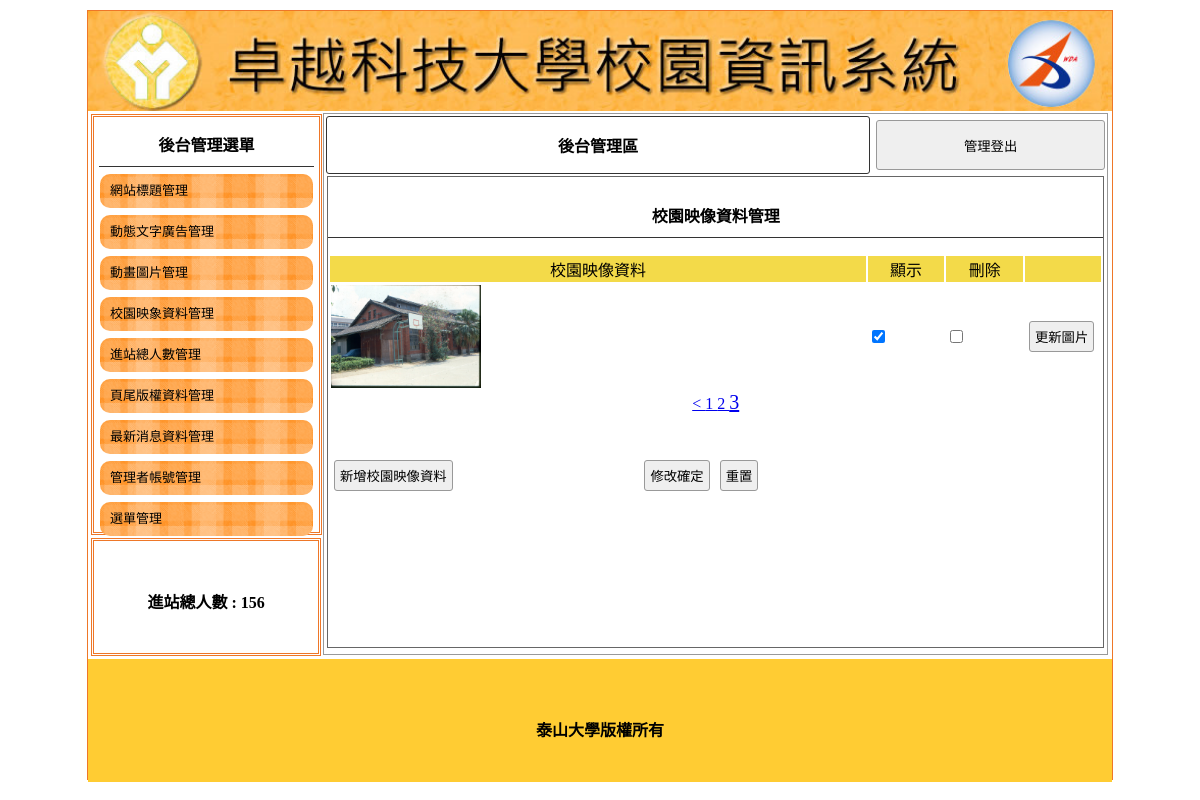
The page /admin.php?do=image&p=3 on the database its author committed.
### tables this page shows
CREATE TABLE `title` (
  `id` int(10) UNSIGNED NOT NULL,
  `img` text NOT NULL,
  `text` text NOT NULL,
  `sh` int(1) NOT NULL
);

CREATE TABLE `total` (
  `id` int(10) UNSIGNED NOT NULL,
  `total` int(11) NOT NULL
);

CREATE TABLE `image` (
  `id` int(10) UNSIGNED NOT NULL,
  `img` text NOT NULL,
  `sh` int(1) NOT NULL
);

CREATE TABLE `bottom` (
  `id` int(10) UNSIGNED NOT NULL,
  `bottom` text NOT NULL
);

### api/db.php (called while the page is built, shortened)
<?php
class DB{
    protected $dsn="mysql:host=localhost;charset=utf8;dbname=db21";
    protected $pdo;
    protected $table;
    function __construct($table){
        $this->table=$table;
        $this->pdo=new PDO($this->dsn,'root','');
    }
    function all(...$arg){
        $sql="SELECT * FROM $this->table ";
        if(isset($arg[0])){
            if(is_array($arg[0])){
                $tmp=$this->a2s($arg[0]);
                $sql .= " WHERE ".join(" AND ",$tmp);
            }else{
                $sql .= $arg[0];
            }
        }
        return $this->pdo->query($sql)->fetchAll(PDO::FETCH_ASSOC);
    }
    function count(...$arg){
        $sql="SELECT count(*) FROM $this->table ";
        return $this->pdo->query($sql)->fetchColumn();
    }
    function find($arg){
        $sql="SELECT * FROM $this->table ";
        if(is_array($arg)){
            $tmp=$this->a2s($arg);
            $sql .= " WHERE ".join(" AND ",$tmp);
        }else{
            $sql .= " WHERE `id`='$arg'";
        }
        return $this->pdo->query($sql)->fetch(PDO::FETCH_ASSOC);
    }
protected function a2s($array){
    $tmp=[];
    foreach($array as $key => $val){
        $tmp[]="`$key`='$val'";
    }
    return $tmp;
}
}
$Title=new DB('title');
$Total=new DB('total');
$Bottom=new DB('bottom');

### admin.php (the view, shortened to what this page needs)
<?php include_once "./api/db.php";?>
<!DOCTYPE html PUBLIC "-//W3C//DTD XHTML 1.0 Transitional//EN" "http://www.w3.org/TR/xhtml1/DTD/xhtml1-transitional.dtd">
<html xmlns="http://www.w3.org/1999/xhtml"><head><meta http-equiv="Content-Type" content="text/html; charset=UTF-8">
<link href="./css/css.css" rel="stylesheet" type="text/css">
</head>
<body>
	<div id="main">
		<?php $title=$Title->find(['sh'=>1]);?>
    	<a title="<?= $title['text']; ?>" href="index.php">
			<div class="ti" style="background:url(&#39;upload/<?= $title['img']; ?>&#39;); background-size:cover;"></div>
		</a>
        	<div id="ms">
             	<div id="lf" style="float:left;">
            		<div id="menuput" class="dbor">
                    <span class="t botli">後台管理選單</span>
                		<a style="color:#000; font-size:13px; text-decoration:none;" href="?do=title">
                            	<div class="mainmu">網站標題管理</div>
                        </a>
							<a style="color:#000; font-size:13px; text-decoration:none;" href="?do=ad">
                            	<div class="mainmu">動態文字廣告管理</div>
                            </a>
							<a style="color:#000; font-size:13px; text-decoration:none;" href="?do=mvim">
                            	<div class="mainmu">動畫圖片管理</div>
                            </a>
							<a style="color:#000; font-size:13px; text-decoration:none;" href="?do=image">
                            	<div class="mainmu">校園映象資料管理</div>
                            </a>
							<a style="color:#000; font-size:13px; text-decoration:none;" href="?do=total">
                            	<div class="mainmu">進站總人數管理</div>
                            </a>
							<a style="color:#000; font-size:13px; text-decoration:none;" href="?do=bottom">
                            	<div class="mainmu">頁尾版權資料管理</div>
                            </a>
							<a style="color:#000; font-size:13px; text-decoration:none;" href="?do=news">
                            	<div class="mainmu">最新消息資料管理</div>
                            </a>
							<a style="color:#000; font-size:13px; text-decoration:none;" href="?do=admin">
                            	<div class="mainmu">管理者帳號管理</div>
                            </a>
							<a style="color:#000; font-size:13px; text-decoration:none;" href="?do=menu">
                            	<div class="mainmu">選單管理</div>
                            </a>
							                    </div>
                    <div class="dbor" style="margin:3px; width:95%; height:20%; line-height:100px;">
                    	<span class="t">進站總人數 : <?= $Total->find(1)['total'] ?>
                         </span>
                    </div>
        		</div>
				<?php
				$do=$_GET['do']??"title";
				$file="back/$do.php";
				if(file_exists($file)){
					include $file;
				}else{
					include "back/title.php";
				}
				?>
                             </div>
            	<div style="width:1024px; left:0px; position:relative; background:#FC3; margin-top:4px; height:123px; display:block;">
                	<span class="t" style="line-height:123px;"><?= $Bottom->find(1)['bottom'] ?></span>
                </div>
    </div>
</body></html>

### back/image.php (shortened to what this page needs)
<div class="di"
    style="height:540px; border:#999 1px solid; width:76.5%; margin:2px 0px 0px 0px; float:left; position:relative; left:20px;">
    <table width="100%">
        <tbody>
            <tr>
                <td style="width:70%;font-weight:800; border:#333 1px solid; border-radius:3px;" class="cent">
                    <a href="?do=admin" style="color:#000; text-decoration:none;">後台管理區</a>
                </td>
                <td>
                    <button onclick="document.cookie=&#39;user=&#39;;location.replace(&#39;index.php&#39;)"
                        style="width:99%; margin-right:2px; height:50px;">管理登出</button>
                </td>
            </tr>
        </tbody>
    </table>
    <div style="width:99%; height:87%; margin:auto; overflow:auto; border:#666 1px solid;">
        <p class="t cent botli">校園映像資料管理</p>
        <form method="post" action="./api/edit.php?table=<?= $do ?>">
            <table width="100%">
                <tbody>
                    <tr class="yel">
                        <td width="70%">校園映像資料</td>
                        <td width="10%">顯示</td>
                        <td width="10%">刪除</td>
                        <td></td>
                    </tr>
                    <?php
                    $db=${ucfirst($do)};
                    $all=$db->count();
                    $div=3;
                    $pages=ceil($all/$div);
                    $now=$_GET['p']??1;
                    $start=($now-1)*$div;
                    $rows=$db->all(" limit $start,$div");
                     foreach($rows as $row):
                    ?>
                    <tr>
                        <td>
                            <img src="./upload/<?= $row['img']; ?>" style="width:150px;height:103px">
                        </td>
                        <td>
                            <input type="checkbox" name="sh[]" value="<?= $row['id']; ?>"  <?= ($row['sh']==1)?'checked':''; ?> >
                        </td>
                        <td>
                            <input type="checkbox" name="del[]" value="<?= $row['id']; ?>">
                        </td>
                        <td>
                            <input type="button" value="更新圖片"  onclick="op('#cover','#cvr','include/update_<?= $do; ?>.php?id=<?= $row['id'];?>')">
                        </td>
                    </tr>
                    <?php
                    endforeach;
                    ?>
                </tbody>
            </table>
            <div class='cent'>
                <?php
                    if($now-1 > 0){
                        $prev=$now-1;
                        echo "<a href='?do=$do&p=$prev'> < </a>";
                    }
                    for($i=1;$i<=$pages;$i++){
                        $size=($i==$now)?'20px':'16px';
                        echo "<a href='?do=$do&p=$i' style='font-size:$size'> $i </a>";
                    }
                ?>
            </div>
            <table style="margin-top:40px; width:70%;">
                <tbody>
                    <tr>
                        <td width="200px">
                            <input type="button" onclick="op('#cover','#cvr','include/<?= $do; ?>.php')" value="新增校園映像資料">
                        </td>
                        <td class="cent">
                            <input type="submit" value="修改確定">
                            <input type="reset" value="重置">
                        </td>
                    </tr>
                </tbody>
            </table>
        </form>
    </div>
</div>

### css/css.css (style rules this page uses)
body { padding:0px; margin:0px; }
#main { width:1024px; height:768px; margin:10px auto 10px auto; border:#EE7728 1px solid; position:relative; }
.ti { width:100%; height:100px; position:relative; background-size:cover; background-repeat:no-repeat; }
.dbor { border:#EE7728 double 3px; margin:1px; padding:2px 10px 2px 10px; }
.t { font-weight:800; display:block; text-align:center; padding:10px 1px 10px 1px; }
.botli { border-bottom:#333 1px solid; }
.mainmu { position:relative; border-radius:10px; background:url(../icon/menu.fw.png) center no-repeat; background-size:cover; line-height:30px; padding:2px 10px 2px 10px; margin:7px 1px 7px 1px; }
#lf { height:540px; width:21%; display:inline-block; }
#menuput { width:100%; height:75%; position:relative; padding:5px; display:block; margin: 3px; }
.di { display:inline-block; }
.cent { text-align:center; }
input,button { border:#999 1px solid; border-radius:3px; background:#EFEFEF; padding:5px; margin:3px; }
.yel td { background:#F3DA49; text-align:center; }

### rows shown on the page
title: img (picture)
total: total "156"
image: img (picture), sh "☑"
bottom: bottom "泰山大學版權所有"
